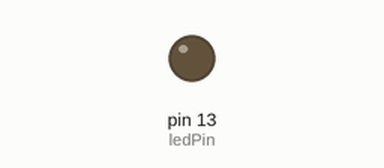
A sketch run on a simulated Arduino Uno, built with avr-gcc and run on an emulated ATmega328P. Shown: output pins drawn as LEDs (lit = HIGH).

Above: at 0.7 s.
At 5.2 s:
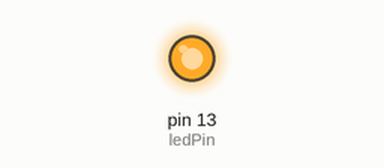
Timing chart, 0 to 6.9 s (numbered marks = the images above):
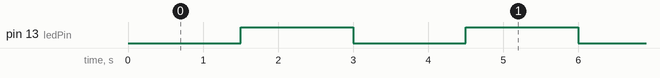

The sketch:

varie_luminositer.ino
```cpp
int ledPin=13;
int timer=500;
void setup() {
pinMode(ledPin, OUTPUT);

}

void loop() {
 analogWrite(ledPin,0);
 delay(timer);
 analogWrite(ledPin,50);
 delay(timer);
 analogWrite(ledPin,100);
 delay(timer);
 analogWrite(ledPin,150);
 delay(timer);
 analogWrite(ledPin,200);
 delay(timer);
 analogWrite(ledPin,255);
 delay(timer);


}
```

Measured:
- by itself, pin 13 (ledPin): alternates HIGH for 1.5 s and LOW for 1.5 s
